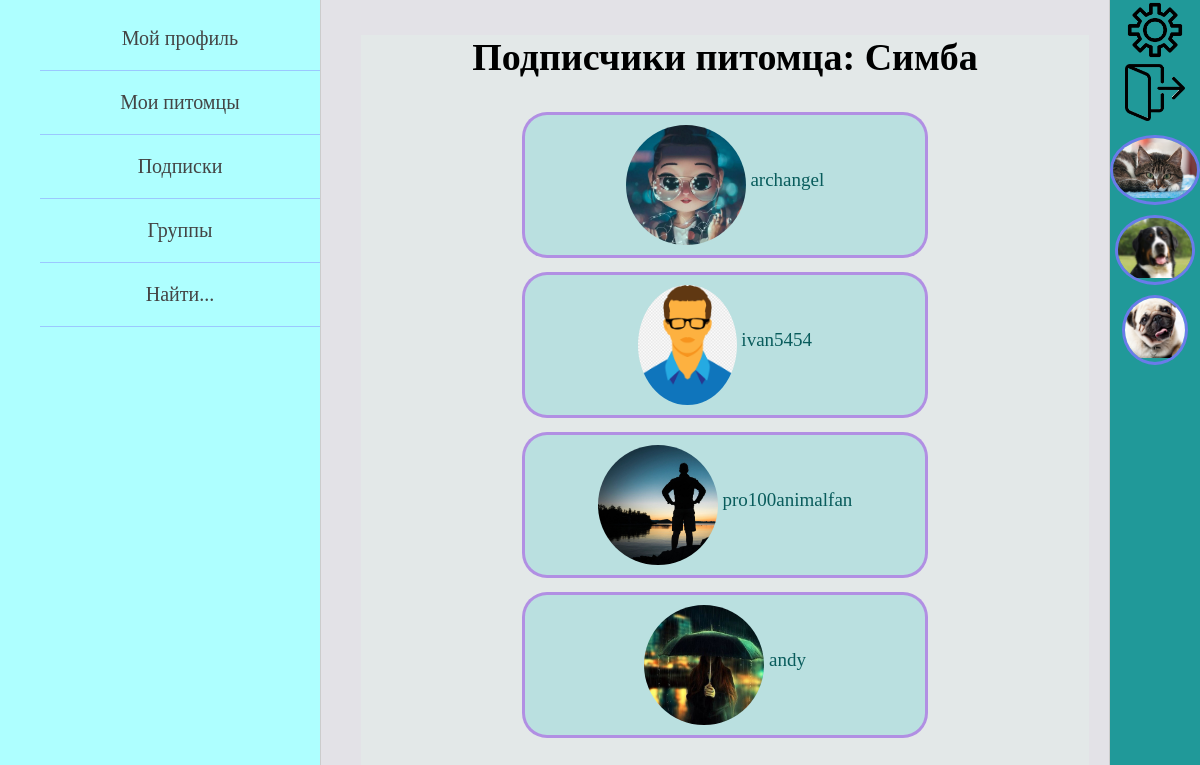
The app's page /animals/1/followers/ (signed in) with its own data.
### pet_owners/models.py (models this page shows, shortened)
class Owner(AbstractUser):
    date_of_birth = models.DateField(blank=True, verbose_name='дата рождения пользователя', null=True)
    avatar = models.ImageField(upload_to="owners_photos/%Y/%m/%d/", blank=True,
                               verbose_name='фото пользователя', null=True)
    about_myself = models.TextField(max_length=520, blank=True, verbose_name='о себе', null=True)
    instagram = models.URLField(blank=True, verbose_name='инстаграм', null=True)
    vkontakte = models.URLField(blank=True, verbose_name='вконтакте', null=True)
    youtube = models.URLField(blank=True, verbose_name='ютуб', null=True)
    full_name_is_hidden = models.BooleanField(default=True)
    date_of_birth_is_hidden = models.BooleanField(default=True)
    def get_absolute_url(self):
        return reverse('profile_home', kwargs={'id': self.pk})

class Animal(models.Model):
    GENDER = (
        ("мальчик", "мальчик"),
        ("девочка", "девочка")
    )
    name_of_animal = models.CharField(max_length=55, verbose_name='имя питомца')
    pet_owner = models.ForeignKey(settings.AUTH_USER_MODEL, on_delete=models.CASCADE, verbose_name='владелец')
    category_of_animal = models.ForeignKey(AnimalCategory, on_delete=models.PROTECT, verbose_name='вид')
    animal_breed = models.CharField(max_length=100, blank=True, verbose_name='порода питомца')
    date_of_animal_birth = models.DateField(verbose_name='дата рождения питомца', blank=True, null=True)
    sex = models.CharField(max_length=7, choices=GENDER, verbose_name='пол', null=True)
    animal_photo = models.ImageField(upload_to="animals_photos/%Y/%m/%d/", verbose_name='фото питомца')
    about_pet = models.TextField(max_length=520, verbose_name='о питомце')
    class Meta:
        verbose_name = 'Питомец'
        verbose_name_plural = 'Питомцы'

### animals/views.py (the view)
# urls.py: path('<int:pk>/followers/', AnimalFollowers.as_view(), name='animal_followers'),
class AnimalFollowers(DataMixin, ListView):
    model = Animal
    template_name = 'animals/animal_followers_page.html'
    context_object_name = 'animal'
    def get_queryset(self):
        self.queryset = Animal.objects.get(pk=self.kwargs['pk'])
        return self.queryset
    def get_context_data(self, *, object_list=None, **kwargs):
        context = super().get_context_data(**kwargs)
        animal = self.queryset
        context['followers'] = Owner.objects.filter(subscriptions__animal=animal)
        context['title'] = f"Подписчики питомца: {animal.name_of_animal}"
        context.update(self.get_left_menu())
        context.update(self.get_right_menu())
        return context

### pet_owners/utils.py (called while the page is built)
    def get_left_menu(self):
        context = {}
        if self.request.user.is_authenticated:
            context['left_menu'] = [
                {'title': "Мой профиль", 'url_name': ['profile_home', self.request.user.id]},
                {'title': "Мои питомцы", 'url_name': ['all_animals_page']},
                {'title': "Подписки", 'url_name': ['owner_subscriptions', self.request.user.id]},
                {'title': "Группы", 'url_name': ['my_groups']},
                {'title': "Найти...", 'url_name': ['profile_home', self.request.user.id]}
            ]
        else:
            context['left_menu'] = [
                {'title': "Регистрация", 'url_name': 'register'},
                {'title': "Войти", 'url_name': 'login'},
            ]
        return context

    def get_right_menu(self, auth_user=None):
        context = {}
        if auth_user is None:
            auth_user = self.request.user
        animals = Animal.objects.filter(followers__follower=auth_user)[:7]
        context['animals_for_right_menu'] = animals
        return context

### animals/templates/animals/animal_followers_page.html
{% extends 'pet_owners/base.html' %}
{% block content %}
<div class="foll_block">
    <h1>{{title}}</h1>
    <div class="foll_cells">
        {% if followers %}
        {% for foll in followers %}
            <div class="foll_cell">
                <div class="foll_avatar">
                    <img src="{{foll.avatar.url}}" height=120>
                </div>
                <div class="foll_name">
                    <a href="{{ foll.get_absolute_url }}">
                        {{foll.username}}
                    </a>
                </div>
            </div>
        {% endfor %}
        {% else %}
            <h2>У питомца нет активных подписчиков</h2>
        {% endif %}
    </div>
</div>
{% endblock %}

### pet_owners/templates/pet_owners/base.html (shortened to what this page needs)
{% load static %}
<!DOCTYPE html>
<html lang="en">
<head>
    <link type="text/css" href="{% static 'pet_owners/css/styles.css' %}" rel="stylesheet" />
</head>
<body>
<table class="table-page" border=0 cellpadding="0" cellspacing="0">
<tr>
    <td valign="top" class="left-chapters">
        <ul id="leftchapters">
            {% for el_menu in left_menu %}
                {% if request.user.is_authenticated %}
                    {% if el_menu.url_name|length == 2 %}
                        <li><a href="{% url el_menu.url_name.0 el_menu.url_name.1 %}">
                            {{el_menu.title}}
                        </a></li>
                    {% else %}
                        <li><a href="{% url el_menu.url_name.0 %}">
                            {{el_menu.title}}
                        </a></li>
                    {% endif %}
                {% else %}
                    <li><a href="{% url el_menu.url_name %}">{{el_menu.title}}</a></li>
                {% endif %}
            {% endfor %}
        </ul>
    </td>
    <td valign="top" class="content">
        <div class="content-text">
            {% block content %}
            {% endblock %}
        </div>
    </td>
    <td valign="top" class="right-chapters">
        <table border=0 cellpadding="0" cellspacing="0">
            {% if request.user.is_authenticated %}
            <tr class="settings_button"><td>
                <a href="{% url 'profile-settings' request.user.id %}">
                    <img src="/static/pet_owners/images/settings_img.png" width="60">
                </a>
            </td></tr>
            <tr class="logout_button"><td>
                <a href="{% url 'logout' %}">
                    <img src="/static/pet_owners/images/exit.png" width="60">
                </a>
            </td></tr>
            {% for sub in animals_for_right_menu %}
                <tr class="right_sub_button"><td>
                    <a href="{% url 'animal_posts' sub.pk %}">
                        <div class="sub_avatar">
                            <img src="{{sub.animal_photo.url}}" height=60>
                        </div>
                    </a>
                </td></tr>
            {% endfor %}
            {% endif %}
        </table>
    </td>
</tr>
</table>
</body>
</html>

### pet_owners/static/pet_owners/css/styles.css (style rules this page uses)
html, body { font-family: 'Georgia'; margin: 0; padding: 0; height: 100%; width: 100%; color: #000000; }
.table-page { width: 100%; height: 100%; vertical-align: top; }
.table-page tr { height: 100%; }
.left-chapters { margin: 0; background: rgba(140, 255, 255, 0.7); border-right: 1px solid #ccc; min-height: 100%; }
.left-chapters ul { width: 300px; min-height: 100%; margin: 0; padding: 7px 0 7px 20px; list-style: none; font-size: 20px; }
.left-chapters ul li { text-align: center; margin-left: 20px; padding: 20px 0 20px 0; color: #999; border-bottom: 1px solid rgba(126, 117, 255, 0.4); }
.left-chapters ul li a { color: #444; text-decoration: none; transition: color .2s linear; }
.right-chapters { margin: 0; background: #209999; border-left: 1px solid #ccc; min-height: 100%; }
.settings_button, .logout_button, .right_sub_button { text-align: center; }
.settings_button a, .logout_button a, .right_sub_button a { display: block; height: 100%; width: 100%; transition: all .2s linear; }
.right_sub_button .sub_avatar { border: 3px solid rgba(126, 117, 255, 0.8); }
.content { background: #27234621; padding: 10px 20px 20px 40px; width: 100%; height: 100%; box-sizing: border-box; }
.content-text { height: 100%; font-size: 19px; background: #e3e8e8; font-family: Yandex Sans Display Light; }
.subs_of_user a, .foll_name a, .member_name a { color: #095c5c; text-decoration: none; }
.subs_block, .an_posts_block, .foll_block { text-align: center; }
.subs_cells, .foll_cells { width: 100%; text-align: center; }
.sub_avatar, .foll_avatar, .author_avatar, .mem_cell_avatar { display: inline-block; vertical-align: middle; text-align: center; max-height: 120px; max-width: 120px; margin-top: 10px; border-radius: 50%; overflow: hidden; }
.sub_buttons, .foll_name { display: inline-block; vertical-align: middle; }
.foll_cell { background: rgba(26, 196, 196, 0.2); width: 400px; height: 140px; display: inline-block; vertical-align: middle; text-align: center; margin: 7px 0 7px 0; border: 3px solid rgba(168, 62, 230, 0.5); border-radius: 25px; }

### records on screen
Owner: avatar (picture), username "archangel"
Owner: avatar (picture), username "ivan5454"
Owner: avatar (picture), username "pro100animalfan"
Owner: avatar (picture), username "andy"
Animal: animal_photo (picture)
Animal: animal_photo (picture)
Animal: animal_photo (picture)

### other values on screen
{{ el_menu.title }} "Мой профиль" "Подписки" "Найти..."
{{ el_menu.title }} "Мои питомцы" "Группы"
{{ title }} "Подписчики питомца: Симба"
